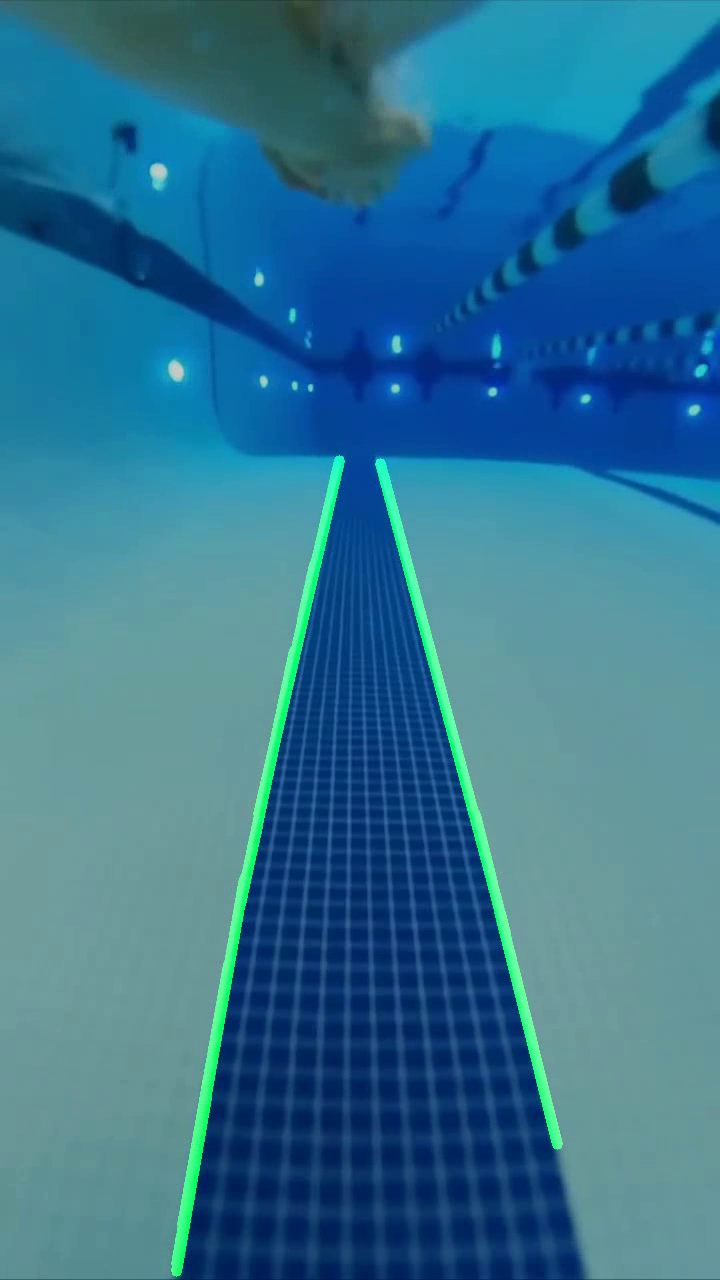
#> input picture frame 15 of dataset/output/output.mp4, 720 x 1280 px, given in place of the camera
$ python main.py
#> lines starting #> are read from the running program, lines starting #| are printed output that depends on the picture; after the words box and inside, x2 and y2 are one past the last pixel; in counts of white or black regions, pixels touching at a corner belong together
### helper.py
import cv2
import matplotlib.pyplot as plt
import os
import numpy as np
import os
from dotenv import load_dotenv
load_dotenv()
my_results = os.getenv("my_results")


# [41 lines left out: functions show, extract_frames, not called in this run]

def hsv_mask(image_bgr):

    """
    convert image to hsv and apply mask to detect green color
    """

    image_hsv = cv2.cvtColor(image_bgr, cv2.COLOR_BGR2HSV)
    mask1 = cv2.inRange(image_hsv, (100,80,0), (130,255,255))

    output = cv2.bitwise_and(image_bgr, image_bgr, mask=mask1)
    kernel = np.ones((5,5),np.uint8)
    gradient = cv2.morphologyEx(output, cv2.MORPH_GRADIENT, kernel)
    # store_results("hsv_morphology" , my_results , gradient)
    contours, _ = cv2.findContours(mask1, cv2.RETR_EXTERNAL, cv2.CHAIN_APPROX_SIMPLE)
    filtered_mask = np.zeros_like(mask1)
    min_area = 2000  #tunable parameter

    for cnt in contours:
        area = cv2.contourArea(cnt)
        if area > min_area:
            cv2.drawContours(filtered_mask, [cnt], -1, 255, thickness=-1)

    masked_frame = np.zeros_like(image_hsv)
    masked_frame[filtered_mask > 0] = image_hsv[filtered_mask > 0]
    return masked_frame

def canny(image):
    """
    this function detect edges
    """
    gray = cv2.cvtColor(image , cv2.COLOR_RGB2GRAY)
    blur = cv2.GaussianBlur(gray , (5,5) , 0)
    canny = cv2.Canny(blur , 50 , 150)
    # store_results("canny_edge_detection" , my_results , canny)
    return canny

# [15 lines left out: function display_mask, not called in this run]

def roi(image):
    h = image.shape[0]
    w = image.shape[1]
    points = np.array([[[int(w/5),h],[int((2/5) * w),int(h/5)],[int((3/5) * w),int(h/5)],[w-int(w/5),h]]])

    mask = np.zeros_like(image)

    cv2.fillPoly(mask, [points], (255,255,255))
    masked_image = cv2.bitwise_and(mask , image)
    # store_results("masked_image" , my_results , masked_image)
    return masked_image

def display_lines(image , lines, thickness=20):
    line_image = np.zeros_like(image)
    if lines is not None:
        for line in lines:
            x1 , y1 , x2 , y2 = line.reshape(4)
            cv2.line(line_image , (x1 , y1) , (x2 , y2) , (255 , 0 , 0) , 10)
    return line_image

def draw_lanes_on_image(image, lines, color=(0, 255, 0), thickness=10, alpha=0.8, beta=1.0, gamma=0.0):
    """
    Draws Hough lines on top of the original image and returns the combined result.
    - image: original BGR image (from cv2.imread)
    - lines: output of cv2.HoughLinesP
    """
    line_image = np.zeros_like(image)
    if lines is not None:
        for line in lines:
            x1, y1, x2, y2 = line.reshape(4)
            cv2.line(line_image, (x1, y1), (x2, y2), color, thickness)

    combined = cv2.addWeighted(image, alpha, line_image, beta, gamma)
    return combined

# [12 lines left out: function store_results, not called in this run]

### main.py
import math
import cv2
from helper import*
import os
from dotenv import load_dotenv
load_dotenv()
video_path = os.getenv("video_path")

cap = cv2.VideoCapture(video_path)
ret, frame = cap.read()
#> frame is the input picture: shape (1280, 720, 3); mean B, G, R 146.4, 115.8, 49.6
h, w, _ = frame.shape
fps = cap.get(cv2.CAP_PROP_FPS)
fourcc = cv2.VideoWriter_fourcc(*'mp4v')
out = cv2.VideoWriter('output.mp4', fourcc, fps, (w, h))

while True:
    ret, frame = cap.read()
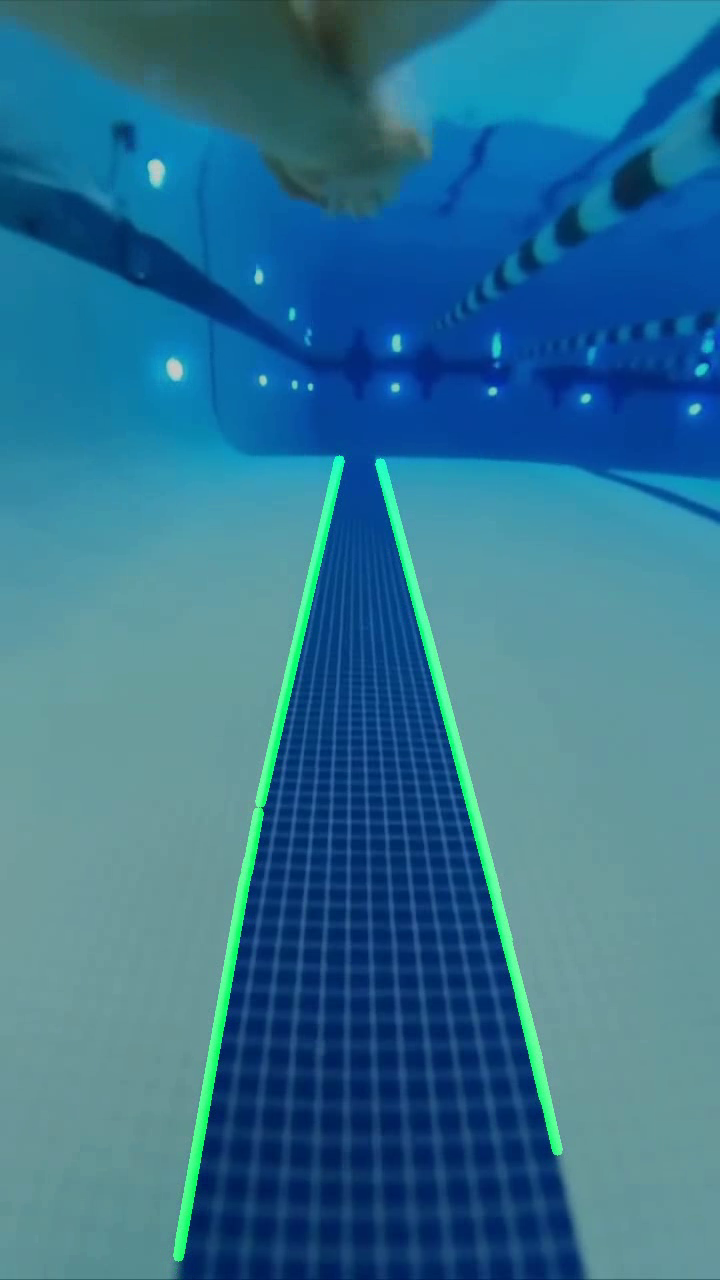
#> input picture frame 16 of dataset/output/output.mp4, 720 x 1280 px, given in place of the camera
#> frame is the input picture: shape (1280, 720, 3); mean B, G, R 146, 115.6, 50.1
    if not ret:
        break

    hsv_image = hsv_mask(frame)
#> in hsv_mask, `mask1 = cv2.inRange(image_hsv, (100,80,0), (130,255,255))`:
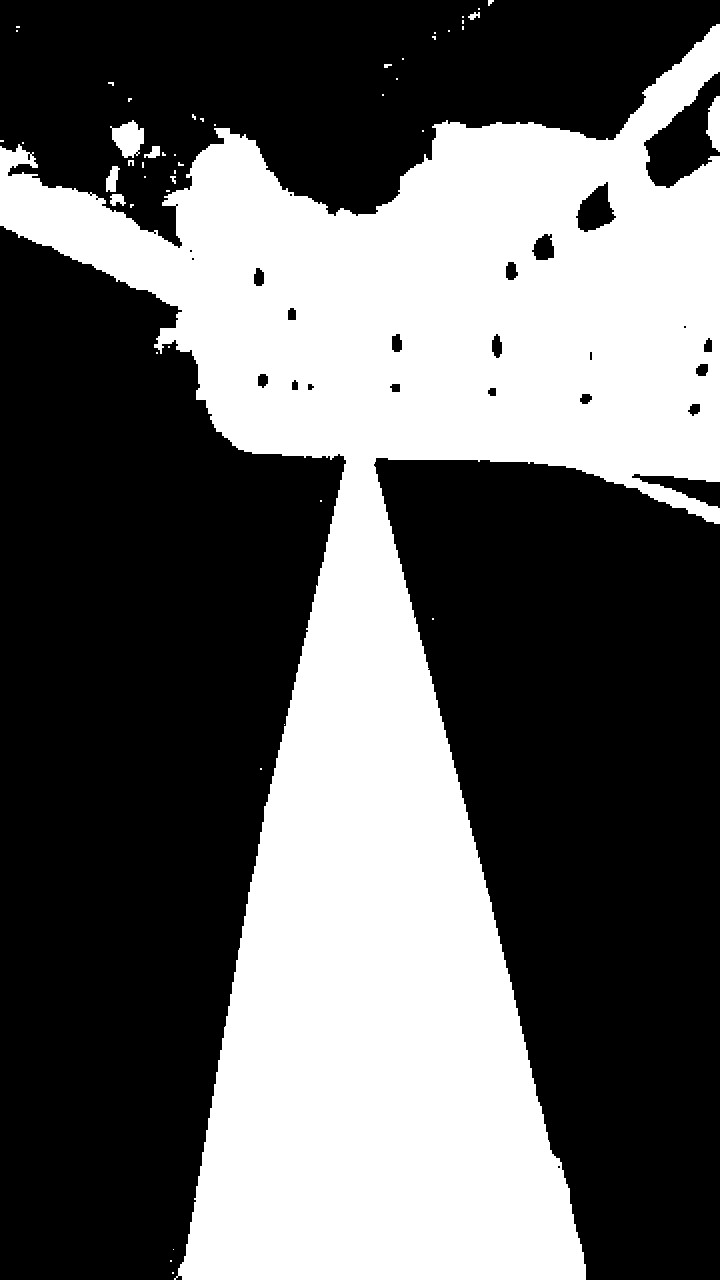
#> mask1: shape (1280, 720); 39.4% white; 48 white regions (37 under 20 px)
#> in hsv_mask, `contours, _ = cv2.findContours(mask1, cv2.RETR_EXTERNAL, cv2.CHAIN_APP..`: contours = 48 contours, 41 with area under 20; largest, box (x1, y1, x2, y2) and area: (0, 24, 720, 1280) 361352, (110, 120, 144, 158) 759, (706, 96, 720, 152) 475, (106, 166, 120, 192) 199, (110, 194, 126, 206) 108, (144, 146, 160, 158) 94, (468, 12, 480, 20) 37
#> the loop in hsv_mask, `for cnt in contours:` made 48 passes
#> area on passes 11, 16, 22, 27, 31, 43, 46: 108, 199, 93.5, 759, 475, 361352.5, 37
    canny_image = canny(hsv_image)
    cropped_image = roi(canny_image)

    lines = cv2.HoughLinesP(cropped_image, 2, np.pi/180, 100, np.array([]),
                            minLineLength=50, maxLineGap=35)
#> lines = [[181, 1278, 254, 865], [260, 832, 345, 460], [374, 463, 491, 903], [489, 896, 519, 1022], [447, 739, 469, 825], [459, 784, 472, 835], [260, 454, 419, 459], [513, 995, 552, 1153]]

    #vertical lines filter
    vertical_lines = []
    if lines is not None:
        for line in lines:
            x1, y1, x2, y2 = line[0]
            degrees = math.degrees(math.atan2(y2 - y1, x2 - x1)) % 360
            if (70 <= degrees <= 110) or (250 <= degrees <= 290):
                vertical_lines.append(line)
#> this loop made 8 passes
#> (x1, y1, x2, y2, degrees) on passes 1 to 8: (181, 1278, 254, 865, 280), (260, 832, 345, 460, 282.9), (374, 463, 491, 903, 75.11), (489, 896, 519, 1022, 76.61), (447, 739, 469, 825, 75.65), (459, 784, 472, 835, 75.7), (260, 454, 419, 459, 1.8), (513, 995, 552, 1153, 76.13)
#> after the loop, vertical_lines = [[[181, 1278, 254, 865]], [[260, 832, 345, 460]], [[374, 463, 491, 903]], [[489, 896, 519, 1022]], [[447, 739, 469, 825]], [[459, 784, 472, 835]], [[513, 995, 552, 1153]]]

    vertical_lines = np.array(vertical_lines) if vertical_lines else None
#> vertical_lines = [[181, 1278, 254, 865], [260, 832, 345, 460], [374, 463, 491, 903], [489, 896, 519, 1022], [447, 739, 469, 825], [459, 784, 472, 835], [513, 995, 552, 1153]]

    line_image = display_lines(frame, vertical_lines)
#> the loop in display_lines, `for line in lines:` made 7 passes
#> after the loop in display_lines, `for line in lines:`:
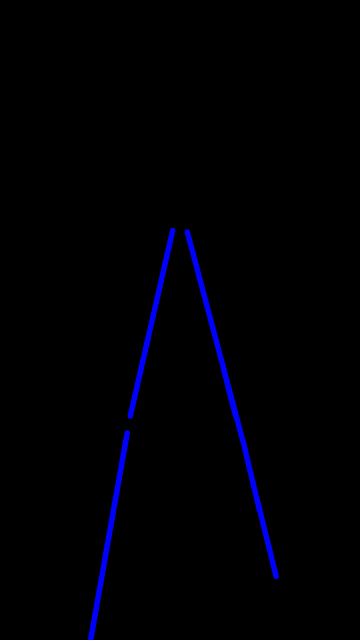
#> line_image: shape (1280, 720, 3) (shown at 1/2 size); mean of channels 0, 1, 2 4.7, 0, 0; drawn as B, G, R
    result = draw_lanes_on_image(frame, vertical_lines)
#> the loop in draw_lanes_on_image, `for line in lines:` made 7 passes
#> in draw_lanes_on_image, `combined = cv2.addWeighted(image, alpha, line_image, beta, gamma)`:
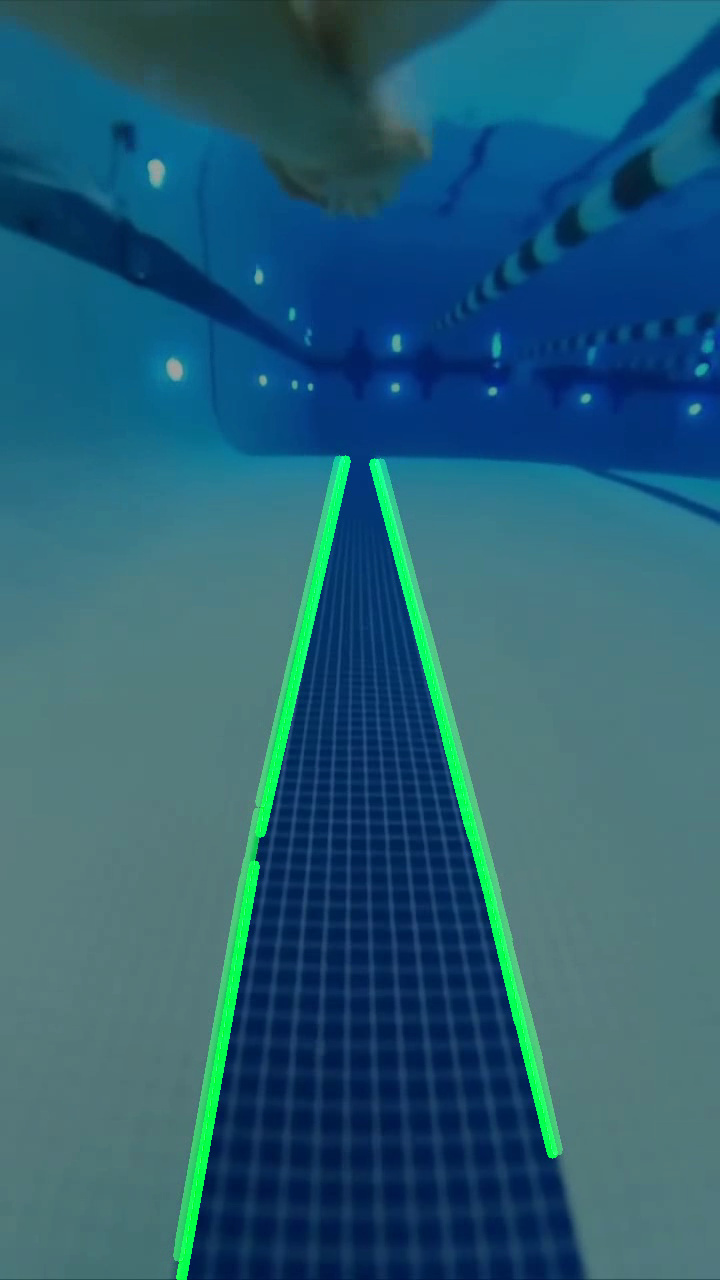
#> combined: shape (1280, 720, 3); mean B, G, R 116.8, 95.1, 40.1

    cv2.imshow('Lane Detection', result)
    out.write(result)

    if cv2.waitKey(1) & 0xFF == 27:
#> (key Esc is pressed here)
        break

cap.release()
out.release()
cv2.destroyAllWindows()
cv2.waitKey(1)

$ run again, starting later in the video
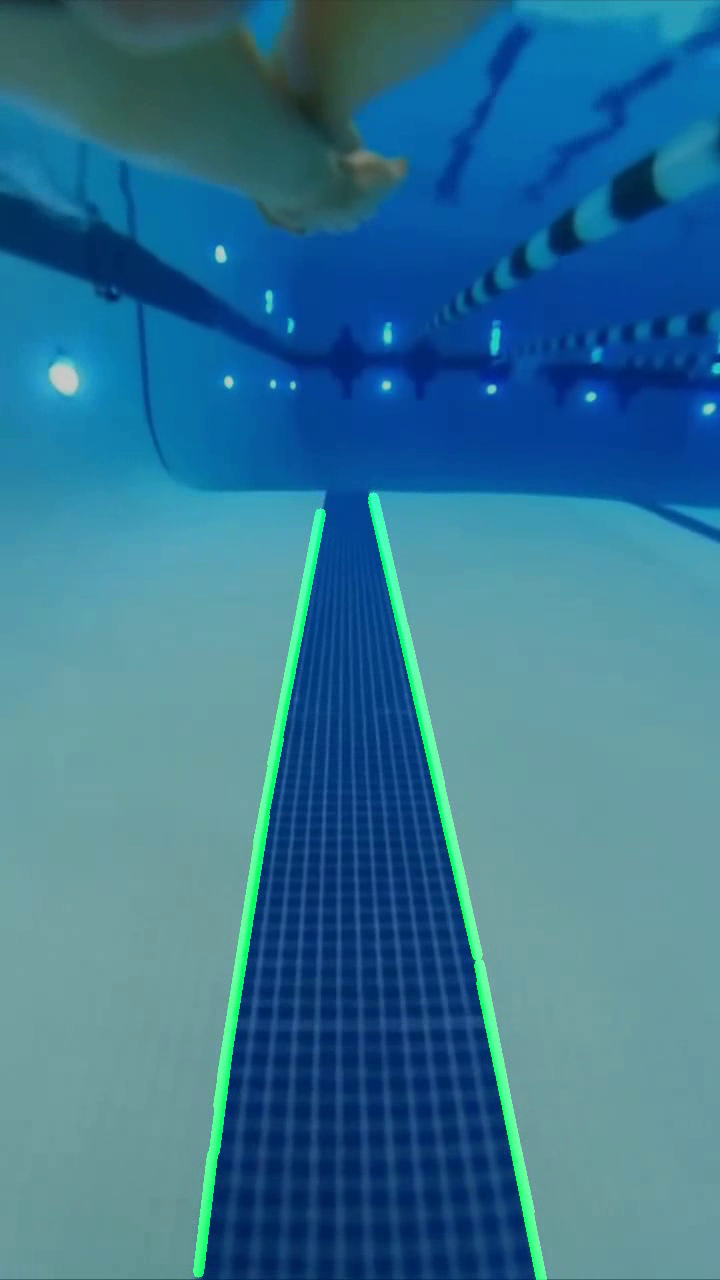
#> input picture frame 71 of dataset/output/output.mp4, 720 x 1280 px, given in place of the camera
#> frame is the input picture: shape (1280, 720, 3); mean B, G, R 147.5, 117.2, 53.5
#> image_hsv: shape (1280, 720, 3); mean H, S, V 97.7, 167, 150.5
#> mask1: shape (1280, 720); 42.2% white; 28 white regions (15 under 20 px)
#> contours = 28 contours, 23 with area under 20; largest, box (x1, y1, x2, y2) and area: (0, 0, 720, 1280) 388806, (240, 0, 274, 30) 597, (22, 346, 64, 362) 254, (0, 170, 16, 176) 75, (656, 14, 672, 20) 32
#> the loop in hsv_mask, `for cnt in contours:` made 28 passes
#> area on passes 11, 24, 25, 27: 254, 32, 388806, 597
#> masked_frame: shape (1280, 720, 3); mean H, S, V 44.8, 101.2, 59.3
#> canny: shape (1280, 720); 0.55% white in thin lines or dots
#> mask: shape (1280, 720); 32.1% white; 1 white region, box (x1, y1, x2, y2) and area: (144, 256, 577, 1280) 295936
#> masked_image: shape (1280, 720); 0.22% white in thin lines or dots, all inside (x1, y1, x2, y2) = (198, 322, 540, 1280)
#> lines = [[438, 811, 507, 1136], [406, 668, 463, 932], [305, 632, 328, 503], [279, 768, 289, 707], [240, 1010, 280, 757], [223, 1126, 248, 963], [495, 1080, 533, 1272], [295, 683, 305, 624], [367, 503, 453, 877], [211, 1218, 224, 1132]]
#> the loop `for line in lines:` made 10 passes
#> (x1, y1, x2, y2, degrees) on passes 1 to 8: (438, 811, 507, 1136, 78.01), (406, 668, 463, 932, 77.82), (305, 632, 328, 503, 280.1), (279, 768, 289, 707, 279.3), (240, 1010, 280, 757, 279), (223, 1126, 248, 963, 278.7), (495, 1080, 533, 1272, 78.8), (295, 683, 305, 624, 279.6)
#> after the loop `for line in lines:`: vertical_lines = [[[438, 811, 507, 1136]], [[406, 668, 463, 932]], [[305, 632, 328, 503]], [[279, 768, 289, 707]], [[240, 1010, 280, 757]], [[223, 1126, 248, 963]], [[495, 1080, 533, 1272]], [[295, 683, 305, 624]], [[367, 503, 453, 877]], [[211, 1218, 224, 1132]]]
#> `vertical_lines = np.array(vertical_lines) if vertical_lines else None`: vertical_lines has the same summary as lines
#> the loop in display_lines, `for line in lines:` made 10 passes
#> after the loop in display_lines, `for line in lines:`:
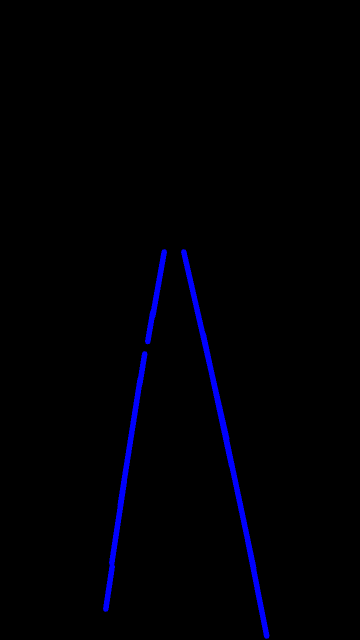
#> line_image: shape (1280, 720, 3) (shown at 1/2 size); mean of channels 0, 1, 2 4.7, 0, 0; drawn as B, G, R
#> the loop in draw_lanes_on_image, `for line in lines:` made 10 passes
#> in draw_lanes_on_image, `combined = cv2.addWeighted(image, alpha, line_image, beta, gamma)`:
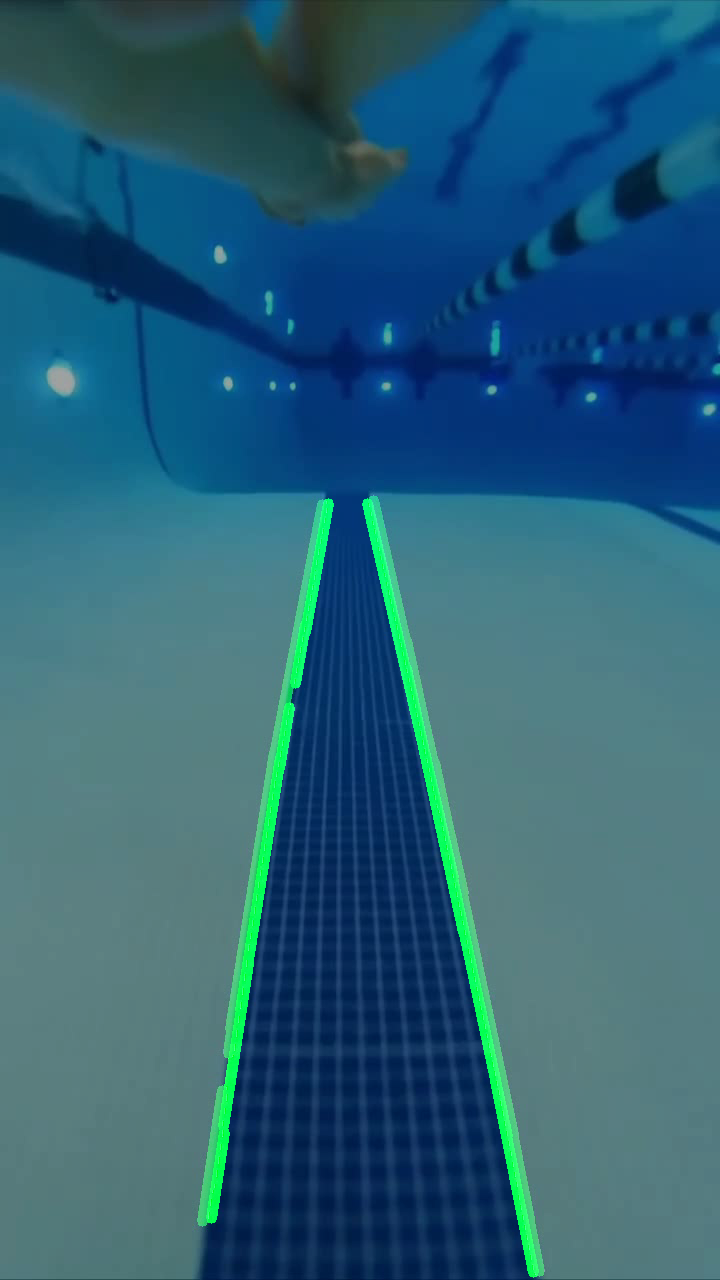
#> combined: shape (1280, 720, 3); mean B, G, R 118.7, 96.3, 42.7
